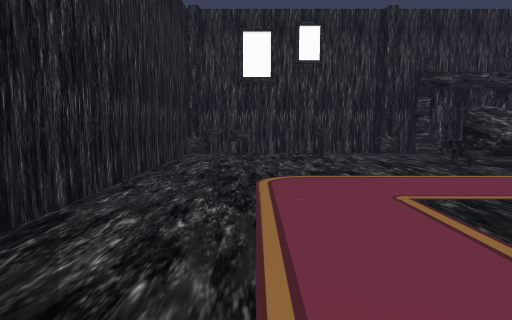
[1] (above)

16 first-person views from a walk through a 3-D level made in the Unity game engine. The camera is 1.4 m above the floor, tilts 6° down and sees 75° across. The floor is counted in squares, 1 m on a side. Each view is taken from the middle of a square. On the plan, view 1 faces up. The plan holds only what a view shows up to about 15 squares ahead; the rest is blank. The place goes on beyond the plan. The player character is not drawn. Some animated figures are left out. Some surface patterns are stand-ins.

[2]
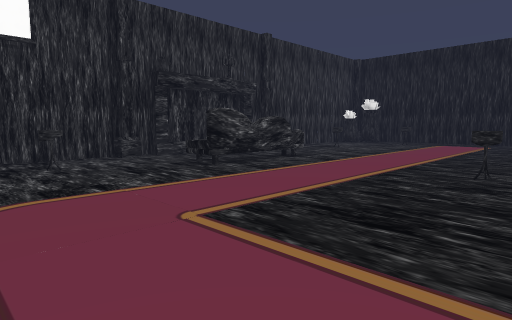

[3]
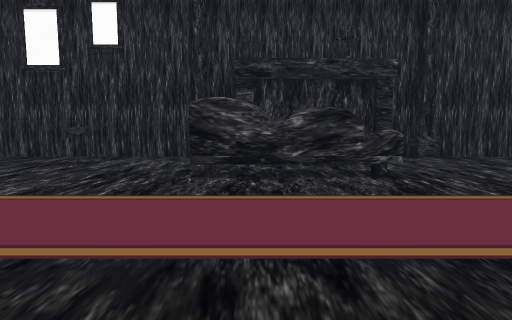

[4]
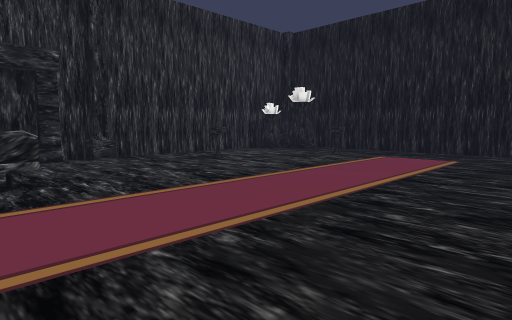

[5]
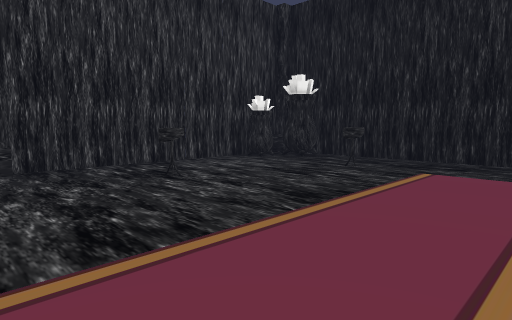

[6]
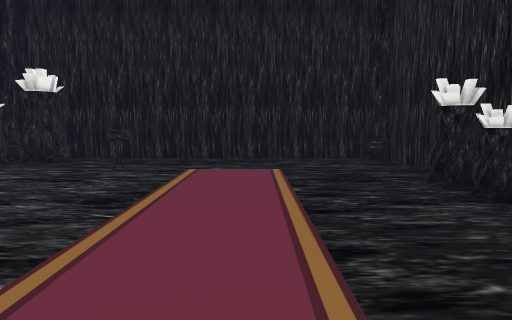

[7]
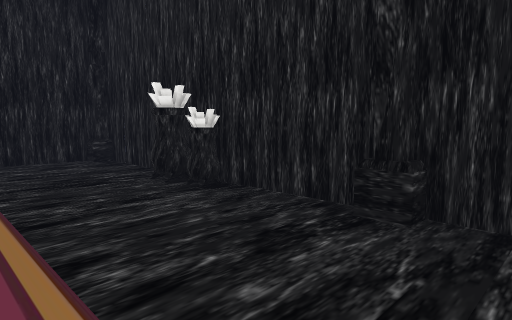

[8]
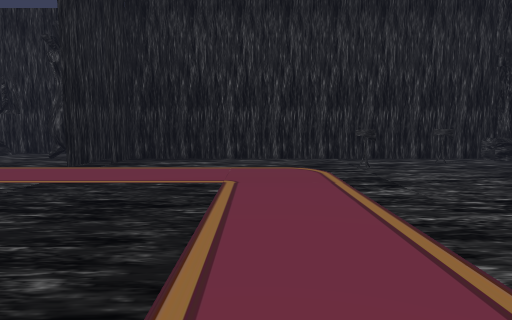

[9]
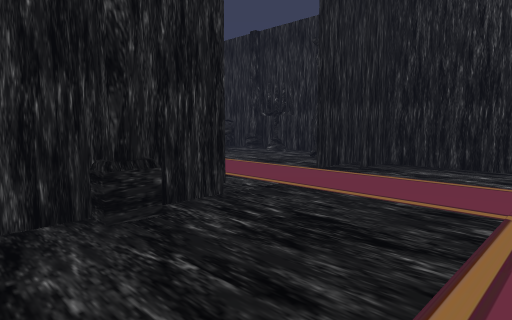

[10]
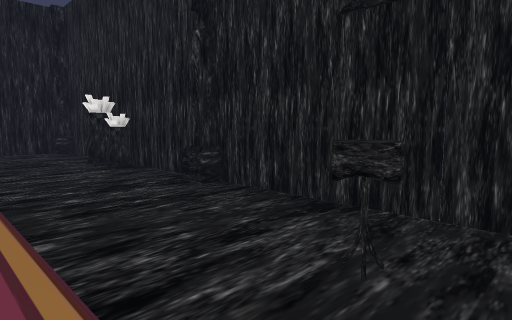

[11]
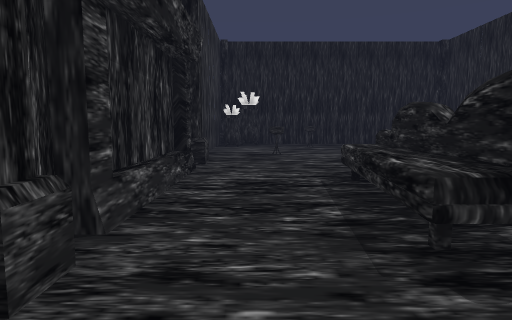

[12]
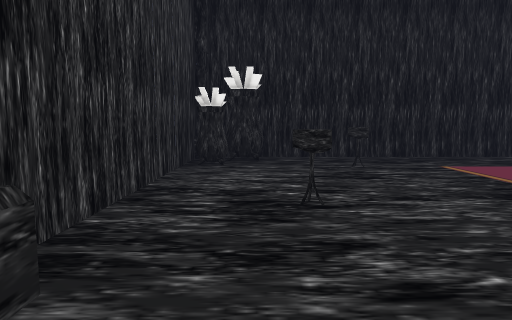

[13]
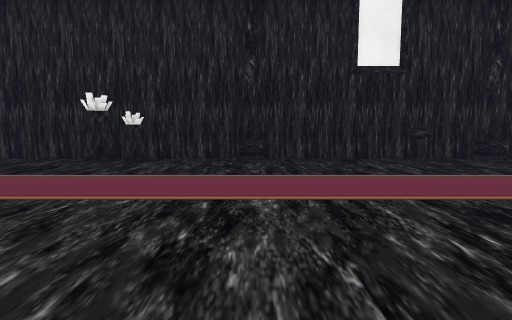

[14]
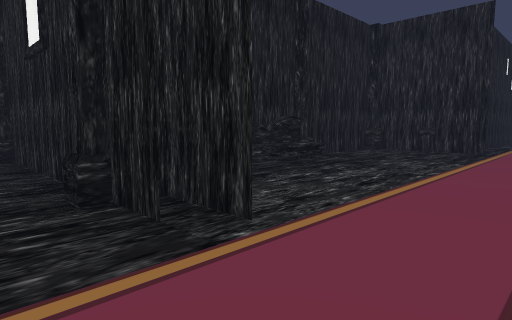

[15]
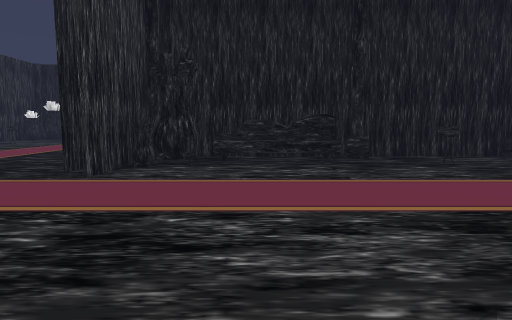

[16]
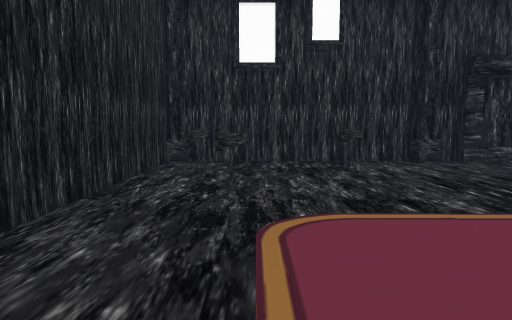

### Floor plan
Points are (right, up) in squares from view 1. A wall is a line through its corners. A room is listed if a view was taken in it or the views show most of it. See-through windows are left out.
Room 1 (views 1, 2, 3, 4, 5, 6, 7, 8, 9, 10, 11, 12, 13, 14, 16)
walls: (17.4, 1.5) (27.5, 1.5); (15.5, 17.5) (14.8, 17.5); (7.5, 1.5) (15.5, 1.5); (8.3, 17.5) (7.4, 17.5); (5.4, 1.5) (4.4, 1.5); (6.5, 17.5) (-2.5, 17.5); (4.5, 1.5) (5.6, 1.5); (3.5, 0.5) (5.4, 0.5); (27.5, 17.5) (16.5, 17.5); (28.5, 2.5) (28.5, 16.5); (-3.5, 16.5) (-3.5, 1.5) (-1.4, 1.5); (-3.5, 0.5) (-0.3, 0.5)
ways out: opening at (-2.5, 1) to room 2; opening at (3.2, -0.3) to room 2
objects: column (-3, 17) to (-3, 18); other object (-2, 14); other object (-1, 11) to (0, 11); other object (3, 14); vase (6, 0); column (6, 1) to (7, 2); column (7, 17) to (7, 18); sofa (8, 12) to (13, 13); other object (9, 17) to (13, 17); other object (10, 4) to (11, 4); column (16, 1) to (17, 2); column (16, 17) to (16, 18); vase (20, 2) to (21, 2); other object (20, 14); vase (22, 2) to (22, 3); other object (25, 12); vase (26, 16) to (26, 17); vase (27, 15) to (28, 16); column (28, 1) to (29, 2); column (28, 17) to (29, 18)
Room 2 (view 15)
walls: (5.4, 0.5) (3.5, 0.5); (9.6, -7.5) (9.6, -1.2); (8.4, 0.5) (7.3, 0.5); (9.6, -13.5) (9.6, -9.4)
ways out: opening at (-2.5, 1) to room 1; opening at (3.2, -0.3) to room 1
objects: vase (-4, -2); vase (-4, 0); other object (7, -11); vase (7, -2) to (8, 0); sofa (8, -7) to (9, -2); column (9, -9) to (10, -8); column (9, 0) to (10, 1)

Where each view was taken, in squares from view 1:
view 1: 0 up, 0 right, facing up
view 2: 2 up, 0 right, facing up-right
view 3: 3 up, 9 right, facing up
view 4: 3 up, 11 right, facing up-right
view 5: 6 up, 15 right, facing up-right
view 6: 7 up, 14 right, facing right
view 7: 7 up, 14 right, facing down-right
view 8: 7 up, 11 right, facing left
view 9: 7 up, 9 right, facing down-left
view 10: 7 up, 9 right, facing down-right
view 11: 15 up, 4 right, facing right
view 12: 15 up, 14 right, facing right
view 13: 15 up, 16 right, facing down
view 14: 4 up, 0 right, facing down-right
view 15: 4 down, 5 left, facing right
view 16: 4 up, 0 right, facing up
